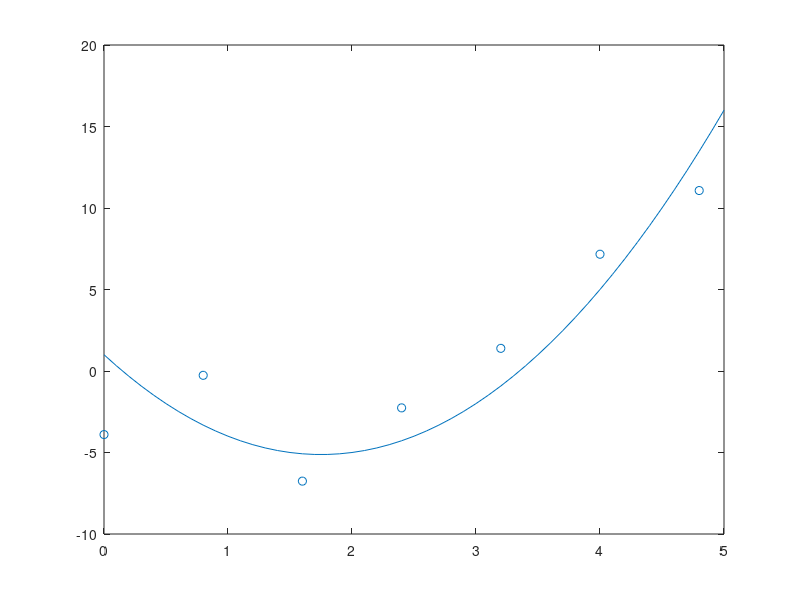

MATLAB code to generate this figure: (Note: this script raises an error after producing the figure.)
% 183.605 Machine Learning for Visual Computing
% Assignment 1
% names
% Part 2

%generate data
clear;
rng(0);

groupN = 7;
d = 2;
iterations = 2000;
gamma = 0.001;

RUN_22 = 0;
RUN_23 = 1;

x_values = linspace(0, 5, 51);
y_values = 2.*x_values.^2 - 7.*x_values + 1;

data = [x_values' y_values'];


training_data = data(1:8:end, :);
norm_rnd = normrnd(0, 4, size(training_data, 1), 1);
target_data = training_data(:, 2) + norm_rnd;
X = training_data(:, 1);

f_fun = figure('Name', 'functions');
plot(x_values, y_values);
hold on
scatter(X, target_data);

w = zeros(1, d + 1);

it_count = 0;

if(RUN_22 == 1)
    %gradient descent
    last_e = 0;
    for i = 1:iterations
        it_count = it_count + 1;
        w = gradientUpdate(X, target_data, w, d, gamma, 1);
        e = computeError(X, w, target_data, d);
        ediff = e-last_e;
        last_e = e;
        error_history(it_count) = e;
        wdiff = sum(abs([1 -7 2] - w));
        if(abs(ediff) < 0.001 || abs(ediff) > 1000000)
            break;
        end
    end
    
size(error_history)
f_err = figure('Name', 'error graph');
plot(linspace(1, size(error_history, 2), size(error_history, 2)), error_history(1,:));
legend('error')

figure(f_fun);
w_grad_desc = w;
x_polynomial = x_values .^ [0; 1; 2];
y_grad_desc = w * x_polynomial;
plot(x_values, y_grad_desc);

w_closed_form = closedForm(X, target_data, d);
y_closed_form = w_closed_form' * x_polynomial;
plot(x_values, y_closed_form);

e_closed_form = computeError(X, w_closed_form', target_data, d)
w_closed_form
e
w

legend('true function', 'training set', 'lms', 'cf');

hold off

end

%2.3

if(RUN_23 == 1)
    testObs = data(44, :)
    mseResult = zeros(9, 2);
    bias2Result = zeros(9, 2);
    varResult = zeros(9, 2);

    for d=0:8
        w_closed_form = zeros(2000, d+1);

        for i=1:2000
            norm_rnd = normrnd(0, 4, size(training_data, 1), 1);
            target_data = training_data(:, 2) + norm_rnd;
            w_closed_form(i, :) = closedForm(training_data(:, 1), target_data, d);
        end
        mseResult(d+1, 1) = d;
        mseResult(d+1, 2) = mserr(testObs(1), w_closed_form, testObs(2), d);       
        bias2Result(d+1, 1) = d;
        bias2Result(d+1, 2) = bias2(testObs(1), w_closed_form, testObs(2), d);
        varResult(d+1, 1) = d;
        varResult(d+1, 2) = var(testObs(1), w_closed_form, testObs(2), d);  
    end
    mseResult;
    bias2Result;
    varResult;
    f_mse = figure('Name', 'mse');
    plot(mseResult(:, 1), mseResult(:, 2));
    hold on
    plot(bias2Result(:, 1), bias2Result(:, 2));
    plot(varResult(:, 1), varResult(:, 2));
    legend('mse','bias2', 'var')
    hold off
end
